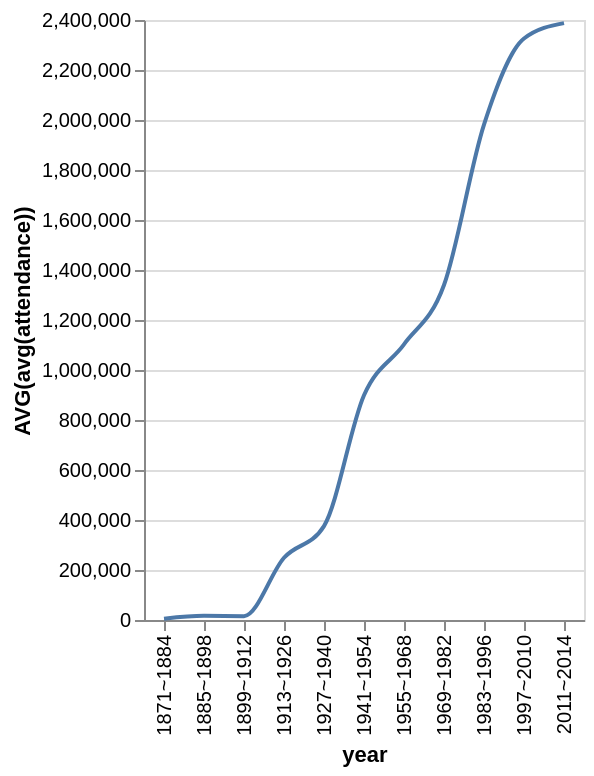

Express this chart as Vega-Lite.
### Vega-Lite specification from a JSON file in a GitHub repository (floating-point values rounded to 4 significant figures)
{"data": {"values": [{"x_data": "1871~1884", "y_data": 5450.0}, {"x_data": "1885~1898", "y_data": 16800.0}, {"x_data": "1899~1912", "y_data": 15460.0}, {"x_data": "1913~1926", "y_data": 248800.0}, {"x_data": "1927~1940", "y_data": 375700.0}, {"x_data": "1941~1954", "y_data": 899000.0}, {"x_data": "1955~1968", "y_data": 1103000.0}, {"x_data": "1969~1982", "y_data": 1340000.0}, {"x_data": "1983~1996", "y_data": 1982000.0}, {"x_data": "1997~2010", "y_data": 2326000.0}, {"x_data": "2011~2014", "y_data": 2388000.0}]}, "mark": {"type": "line", "interpolate": "monotone"}, "encoding": {"x": {"field": "x_data", "type": "nominal", "title": "year", "sort": "ascending"}, "y": {"field": "y_data", "type": "quantitative", "title": "AVG(avg(attendance))"}}}
